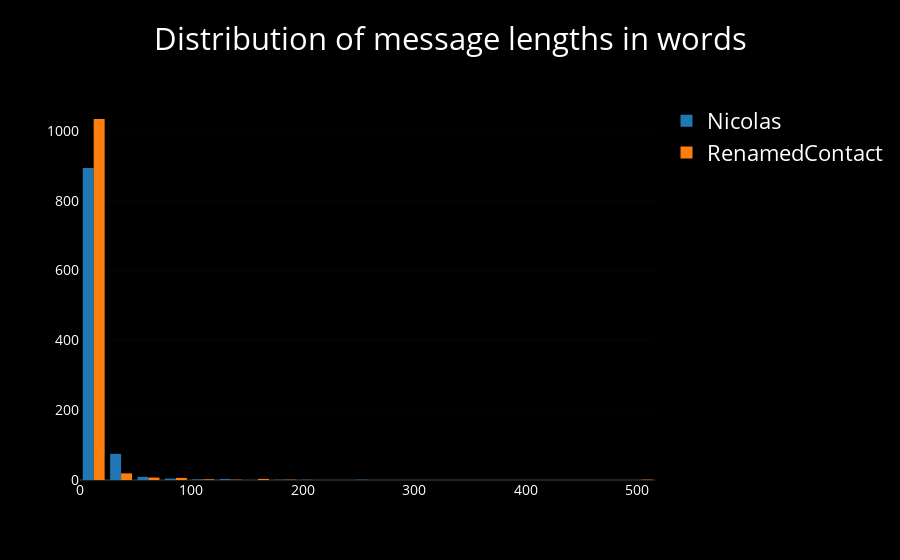

Notebook code for this chart:
### Code cell
iplot(wa.plot_dist_of_message_size(nb_mode=True, words_or_chars='words'))

### Figure 1 — Plotly figure (JSON) as saved in the notebook; plotly's stock layout.template omitted (floating-point values rounded to 4 significant figures; data arrays with more than 128 entries replaced by an {"elided": "..."} marker saying what was removed)
{"data": [{"name": "Nicolas", "type": "histogram", "uid": "3e962262-bc05-489f-8474-56ab98ea5dd5", "x": {"elided": "990 int values"}, "xbins": {"end": 737, "size": 24.57, "start": 0}}, {"name": "RenamedContact", "type": "histogram", "uid": "f042d7c5-a687-4c3d-9845-95c8d047618d", "x": {"elided": "1075 int values"}, "xbins": {"end": 737, "size": 24.57, "start": 0}}], "layout": {"font": {"color": "white", "size": 22}, "paper_bgcolor": "black", "plot_bgcolor": "black", "title": "Distribution of message lengths in words", "xaxis": {"automargin": true, "showticklabels": true, "tickfont": {"color": "white", "size": 14}, "titlefont": {"color": "white", "size": 18}}, "yaxis": {"automargin": true, "showticklabels": true, "tickfont": {"color": "white", "size": 14}, "titlefont": {"color": "white", "size": 18}}}}
